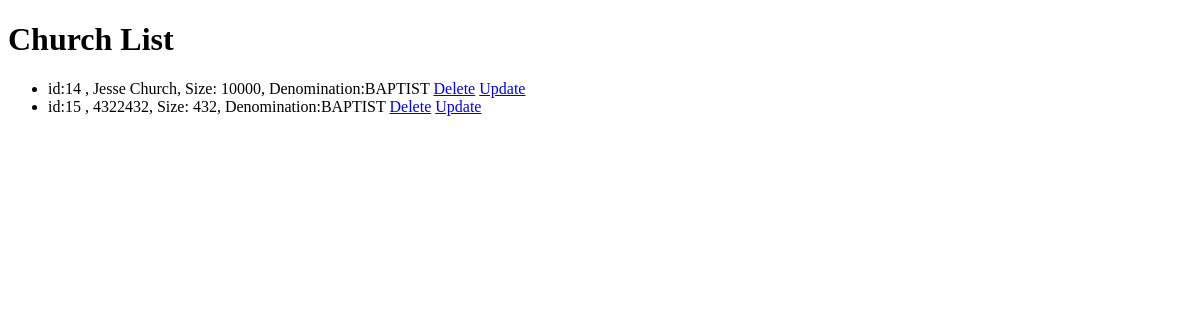
/churches/view_churches/, run on an earlier commit of the app's database.
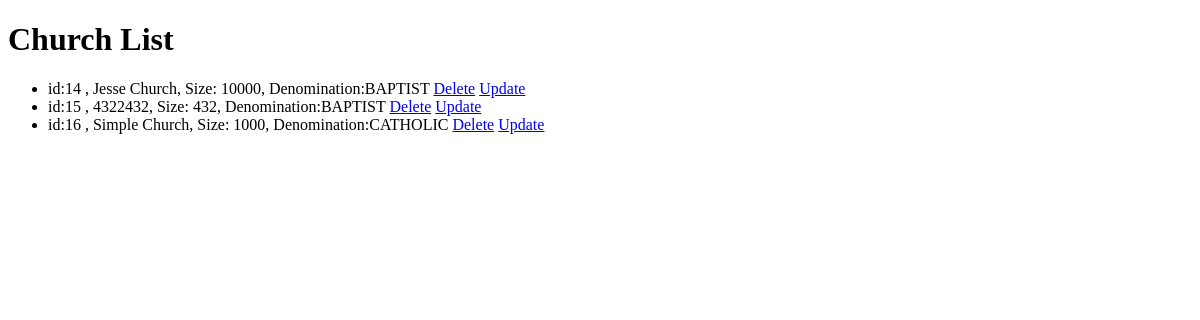
And on a later commit of the database.
### churches/models.py (models this page shows, shortened)
class Church(models.Model):
    church_name_text = models.CharField(max_length=200)
    size_int = models.IntegerField(
        default=0,
        validators=[MinValueValidator(0)],  # Ensures the integer is non-negative
    )
    church_type_text = models.CharField(
        max_length=200,
        choices=CHURCH_TYPE_CHOICES,
        default="NON_DENOMINATIONAL",  # Ensure default is one of the choices
    )

### churches/views.py (the view)
# urls.py: path("view_churches/", views.view_churches, name="view_churches"),
def view_churches(request):
    view_churches = Church.objects.all().values()
    context = {"view_churches": view_churches}
    return render(request, "Churches/view_churches.html", context)

### churches/templates/Churches/view_churches.html (shortened to what this page needs)
<!DOCTYPE html>
<html lang="en">
<head>
</head>
<body>
    <h1>Church List</h1>
    <ul>
        {%if view_churches%}
        {% for church in view_churches %}
        <li>id:{{church.id}} , {{ church.church_name_text }}, Size: {{ church.size_int }},
            Denomination:{{church.church_type_text}}
            <a href="{% url 'delete_church' church.id %}">Delete</a>
            <a href="{% url 'update_church' church.id %}">Update</a>
        </li>
        {% endfor %}
        {% else %}
        <p>No churches available. Please add a new church.</p>
        {% endif %}
    </ul>
</body>
</html>

What changed in the data, as far as the page shows it:
added Church: id "16", church_name_text "Simple Church", size_int "1000", church_type_text "CATHOLIC"
